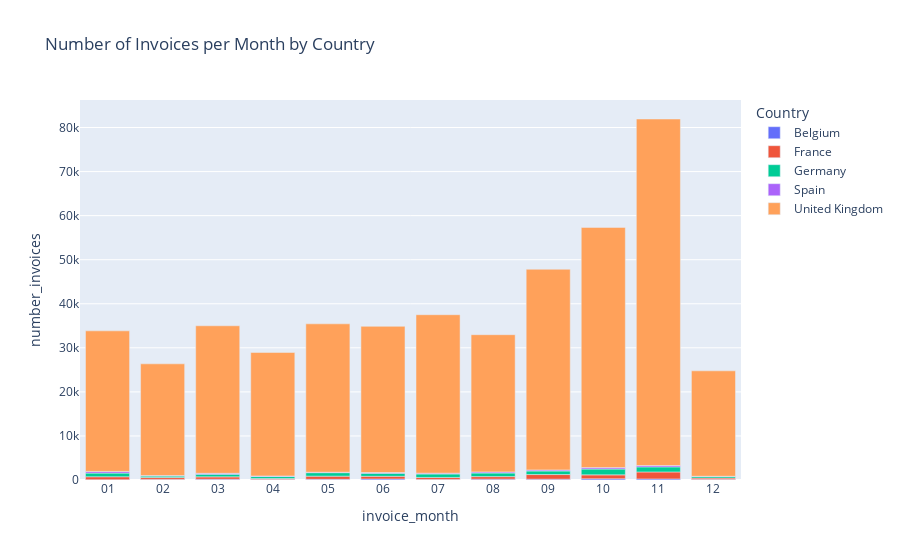

Here is the notebook cell this chart was saved with:
### Code cell
fig = px.bar(number_invoices_per_month, x="invoice_month", y="number_invoices", 
             color="Country", title = 'Number of Invoices per Month by Country')
fig.show()

### Figure 1 — Plotly figure (JSON) as saved in the notebook; plotly's stock layout.template omitted (floating-point values rounded to 4 significant figures)
{"data": [{"alignmentgroup": "True", "hovertemplate": "Country=Belgium<br>invoice_month=%{x}<br>number_invoices=%{y}<extra></extra>", "legendgroup": "Belgium", "marker": {"color": "#636efa", "pattern": {"shape": ""}}, "name": "Belgium", "offsetgroup": "Belgium", "orientation": "v", "showlegend": true, "textposition": "auto", "type": "bar", "x": ["01", "02", "03", "04", "05", "06", "07", "08", "09", "10", "11", "12"], "xaxis": "x", "y": [63, 120, 163, 123, 149, 231, 129, 197, 185, 267, 249, 98], "yaxis": "y"}, {"alignmentgroup": "True", "hovertemplate": "Country=France<br>invoice_month=%{x}<br>number_invoices=%{y}<extra></extra>", "legendgroup": "France", "marker": {"color": "#EF553B", "pattern": {"shape": ""}}, "name": "France", "offsetgroup": "France", "orientation": "v", "showlegend": true, "textposition": "auto", "type": "bar", "x": ["01", "02", "03", "04", "05", "06", "07", "08", "09", "10", "11", "12"], "xaxis": "x", "y": [675, 426, 550, 233, 728, 610, 453, 571, 1055, 898, 1580, 340], "yaxis": "y"}, {"alignmentgroup": "True", "hovertemplate": "Country=Germany<br>invoice_month=%{x}<br>number_invoices=%{y}<extra></extra>", "legendgroup": "Germany", "marker": {"color": "#00cc96", "pattern": {"shape": ""}}, "name": "Germany", "offsetgroup": "Germany", "orientation": "v", "showlegend": true, "textposition": "auto", "type": "bar", "x": ["01", "02", "03", "04", "05", "06", "07", "08", "09", "10", "11", "12"], "xaxis": "x", "y": [826, 350, 604, 462, 787, 677, 787, 820, 807, 1322, 1148, 340], "yaxis": "y"}, {"alignmentgroup": "True", "hovertemplate": "Country=Spain<br>invoice_month=%{x}<br>number_invoices=%{y}<extra></extra>", "legendgroup": "Spain", "marker": {"color": "#ab63fa", "pattern": {"shape": ""}}, "name": "Spain", "offsetgroup": "Spain", "orientation": "v", "showlegend": true, "textposition": "auto", "type": "bar", "x": ["01", "02", "03", "04", "05", "06", "07", "08", "09", "10", "11", "12"], "xaxis": "x", "y": [385, 100, 204, 96, 105, 182, 181, 254, 244, 323, 313, 71], "yaxis": "y"}, {"alignmentgroup": "True", "hovertemplate": "Country=United Kingdom<br>invoice_month=%{x}<br>number_invoices=%{y}<extra></extra>", "legendgroup": "United Kingdom", "marker": {"color": "#FFA15A", "pattern": {"shape": ""}}, "name": "United Kingdom", "offsetgroup": "United Kingdom", "orientation": "v", "showlegend": true, "textposition": "auto", "type": "bar", "x": ["01", "02", "03", "04", "05", "06", "07", "08", "09", "10", "11", "12"], "xaxis": "x", "y": [31900, 25368, 33483, 28038, 33672, 33173, 35964, 31135, 45533, 54521, 78640, 23926], "yaxis": "y"}], "layout": {"barmode": "relative", "legend": {"title": {"text": "Country"}, "tracegroupgap": 0}, "title": {"text": "Number of Invoices per Month by Country"}, "xaxis": {"anchor": "y", "domain": [0, 1], "title": {"text": "invoice_month"}}, "yaxis": {"anchor": "x", "domain": [0, 1], "title": {"text": "number_invoices"}}}}
